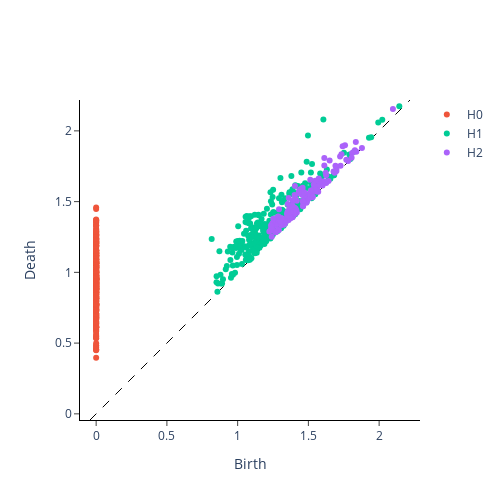

The cell this chart's notebook holds for it:
### Code cell
smaSOI = pd.Series(df1["SOI (SMA)"])
x = smaSOI.dropna().index
y = [smaSOI[i] for i in x]

delay, dim = gtda.time_series.takens_embedding_optimal_parameters(y, 200, 10)
embedding = SingleTakensEmbedding(parameters_type="fixed", time_delay=delay, dimension=dim, stride=2)

y_embedded = embedding.fit_transform(y)
y_periodic_embedded = y_embedded[None, :, :]
homology_dimensions = [0, 1, 2]

smaSOI_persistence = VietorisRipsPersistence(homology_dimensions=homology_dimensions, n_jobs=1)

print("Diagrama de persistencia para encaje de Tekkens (SOI (SMA))")
smaSOI_PD = smaSOI_persistence.fit_transform_plot(y_periodic_embedded)

### Figure 1 — Plotly figure (JSON) as saved in the notebook; plotly's stock layout.template omitted (floating-point values rounded to 4 significant figures; data arrays with more than 128 entries replaced by an {"elided": "..."} marker saying what was removed)
{"data": [{"hoverinfo": "none", "line": {"color": "black", "dash": "dash", "width": 1}, "mode": "lines", "showlegend": false, "type": "scatter", "x": [-0.04349, 2.218], "y": [-0.04349, 2.218]}, {"hoverinfo": "text", "hovertext": {"elided": "396 str values"}, "mode": "markers", "name": "H0", "type": "scatter", "x": {"elided": "396 int values"}, "y": {"elided": "396 float values"}}, {"hoverinfo": "text", "hovertext": {"elided": "288 str values"}, "mode": "markers", "name": "H1", "type": "scatter", "x": {"elided": "288 float values"}, "y": {"elided": "288 float values"}}, {"hoverinfo": "text", "hovertext": {"elided": "136 str values"}, "mode": "markers", "name": "H2", "type": "scatter", "x": {"elided": "136 float values"}, "y": {"elided": "136 float values"}}], "layout": {"height": 500, "plot_bgcolor": "white", "width": 500, "xaxis": {"autorange": false, "exponentformat": "e", "linecolor": "black", "linewidth": 1, "mirror": false, "range": [-0.04349, 2.218], "showexponent": "all", "showline": true, "side": "bottom", "ticks": "outside", "title": {"text": "Birth"}, "type": "linear", "zeroline": true}, "yaxis": {"autorange": false, "exponentformat": "e", "linecolor": "black", "linewidth": 1, "mirror": false, "range": [-0.04349, 2.218], "scaleanchor": "x", "scaleratio": 1, "showexponent": "all", "showline": true, "side": "left", "ticks": "outside", "title": {"text": "Death"}, "type": "linear", "zeroline": true}}}
